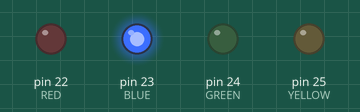
Recording of a sketch running on a simulated Arduino Mega 2560, built with avr-gcc and run on an emulated ATmega2560. Shown: output pins drawn as LEDs (lit = HIGH). Random numbers use the default seed unless the sketch sets one.

Above: at 2.25 s.
At 17.02 s:
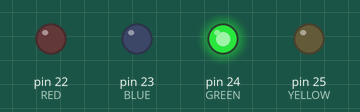
At 25.78 s:
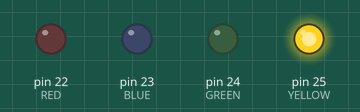
At 38.94 s:
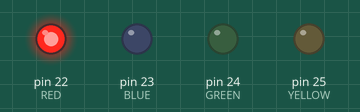
Timing chart, 0 to 40.0 s (numbered marks = the images above):
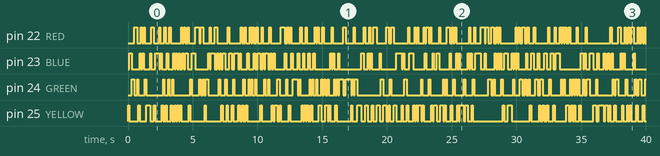

Measured:
- by itself, pin 22 (RED): LOW → HIGH at 0.50 s, → LOW 0.20 s later, → HIGH 0.30 s later, → LOW 0.10 s later, … (152 changes in this stretch)
- by itself, pin 23 (BLUE): LOW → HIGH at 0.10 s, → LOW 0.20 s later, → HIGH 0.60 s later, → LOW 0.10 s later, … (154 changes in this stretch)
- by itself, pin 24 (GREEN): LOW → HIGH at 0.30 s, → LOW 0.20 s later, → HIGH 0.20 s later, → LOW 0.10 s later, … (139 changes in this stretch)
- by itself, pin 25 (YELLOW): LOW → HIGH at 0.00 s, → LOW 0.10 s later, → HIGH 0.70 s later, → LOW 0.10 s later, … (150 changes in this stretch)

The sketch:

3_LEDS_RANDOM.ino
```cpp
// 3 leds turning on and of in order

// Pin defines
int RED = 22;
int BLUE = 23;
int GREEN = 24;
int YELLOW = 25;

int ledVal = 0;
int randLed;

void setup() {
  // put your setup code here, to run once:
  pinMode(RED, OUTPUT);

  pinMode(BLUE, OUTPUT);

  pinMode(GREEN, OUTPUT);

  pinMode(YELLOW, OUTPUT);

  digitalWrite(RED, LOW);
  digitalWrite(GREEN, LOW);
  digitalWrite(BLUE, LOW);
  digitalWrite(YELLOW, LOW);
}

void loop() {
  // Check all the leds and turn off the HIGH ones
  digitalWrite(RED, LOW);
  digitalWrite(GREEN, LOW);
  digitalWrite(BLUE, LOW);
  digitalWrite(YELLOW, LOW);

  // Turn on a random led
  randLed = random(RED, YELLOW +1);
  digitalWrite(randLed, HIGH);
  delay(100);
}
```
